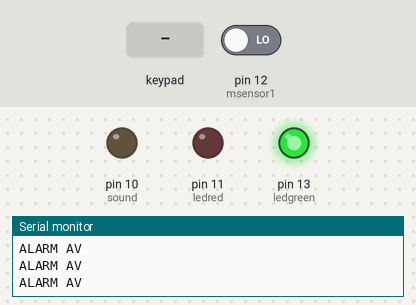
A sketch run on a simulated Arduino Uno, built with avr-gcc and run on an emulated ATmega328P. Shown: output pins drawn as LEDs (lit = HIGH), the last lines printed to the serial monitor. Dashed ring = blinking. The test bench sets the inputs (shaded band); at power-on: pin 12 (msensor1) LOW.

Above: at 1.2 s.
1.3 s: keypad keys 9 8 7 6 # pressed 0.4 s apart
At 3.6 s:
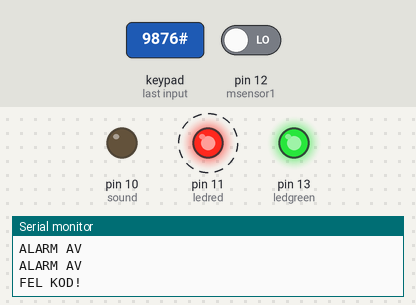
6.3 s: keypad keys 1 2 3 4 A pressed 0.4 s apart
Timing chart, 0 to 9.4 s (numbered marks = the images above; inputs shaded):
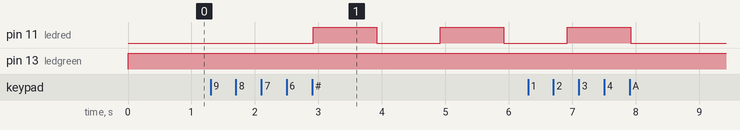

The sketch:

Larm.ino
```cpp
#include <Keypad.h>
#include <SoftwareSerial.h>

int ledgreen=13; // Grön lampa
int msensor1=12; // Rörelsesensor
int ledred=11; // Röd lampa
int sound = 10; // Siren

char password_on[] = {'1','2','3','4','A'}; //Koden för att aktivera larmet
char password_off[] = {'1','2','3','4','D'}; //Koden för att inaktivera larmet
char keypressed[5];// Hur stort fältet för pressade pins på keypaden
bool kod_on_ok = true;// Boolean för om kod är okej för att starta en funktion
bool alarm_activated = false;//Boolean som kollar vilken av de senaste koder du skrivit in

int kodsiffra = 0; //Talar om vilken plats i password-arrayerna vi befinner oss på

/* --------------- KOD FÖR ATT INITIERA KEYPAD ----------------------*/

const byte ROWS = 4; //fyra rader
const byte COLS = 4; //fyra kolumner
//Definerar keypads värden på knapparna i en två dimensionellt fält.
char hexaKeys[ROWS][COLS] = {
  {'1','2','3','A'},
  {'4','5','6','B'},
  {'7','8','9','C'},
  {'*','0','#','D'}
};

byte rowPins[ROWS] = {9, 8, 7, 6}; // ORANGE, BLÅ, BLÅ ,BLÅ //färger på kablarna
byte colPins[COLS] = {5, 4, 3, 2}; // GRÖN, GRÖN, GRÖN, GUL // färger på kablarna
Keypad customKeypad = Keypad( makeKeymap(hexaKeys), rowPins, colPins, ROWS, COLS);
/* ____________________________________________________________*/

/* Vår sensor är aktiv */
void alarm_on()
{
Serial.println("ALARM PÅ");
if(digitalRead(msensor1)==HIGH){
    digitalWrite(ledgreen, LOW);
    digitalWrite(ledred, HIGH); // Senare ska detta vara 20 sekunder och GSM före.
    digitalWrite(sound, HIGH);
}
else
{
    digitalWrite(ledred, LOW);
    digitalWrite(sound, LOW);
  }
}

/* Vår sensor är inaktiv */
void alarm_off()
{
Serial.println("ALARM AV");
digitalWrite(ledgreen, HIGH);
digitalWrite(ledred, LOW);
digitalWrite(sound, LOW);
}

void setup() {

  Serial.begin(9600);
  pinMode(ledgreen,OUTPUT);
  pinMode(ledred,OUTPUT);
  pinMode(msensor1,INPUT);
  pinMode(sound,OUTPUT);
}

void loop() {

char customKey = customKeypad.getKey();

  if (customKey) //Tittar och ser vad du trycker på pin knapparna.
  {
    keypressed[kodsiffra] = customKey;//Med villkor att kodsiffran ökar så länge som du inte trycker över 5 knappar.
      kodsiffra++;
     if (kodsiffra >= 5)//Här bestämmer den max antal knappar du kan trycka.
      {

        bool kod_on_ok = true;
       //Kollar siffra för siffra och ser om den överensstämmer med vår kod för aktivering.
        for (int i = 0; i <5; i++)
        {
          if (keypressed[i] != password_on[i])
            kod_on_ok = false;
        }

        /*Om on - koden är sann så kallar han på alarm_on funktionen.*/
        if (kod_on_ok == true){
           // alarm_on();//Kallar på alarm_on funktion.
           alarm_activated = true;
        }

        bool kod_off_ok = true;
       //Kollar siffra för siffra och ser om den överensstämmer med vår kod för deaktivering
          for (int i = 0; i <5; i++)
          {
            if (keypressed[i] != password_off[i])
               kod_off_ok = false;
          }

        /*Om deaktiveringskoden är sann*/
              if (kod_off_ok == true)
             {
                //alarm_off();//Kallar på alarm_off funktionen.
                alarm_activated = false;
             }

        /*Kod för hantering utav fel inmatade pins. Om båda är falska så
        så kommer den att säga det är fel och även blinka rött att du tryckt in fel kod
        för att enkelt se det.*/
        kodsiffra = 0;
          if ((kod_on_ok == false) && (kod_off_ok == false))
          {
             Serial.println("FEL KOD!");
             digitalWrite(ledred , HIGH);
             delay(1000);
             digitalWrite(ledred , LOW);
             delay(1000);
             digitalWrite(ledred , HIGH);
             delay(1000);
             digitalWrite(ledred , LOW);
             delay(1000);
             digitalWrite(ledred , HIGH);
             delay(1000);
             digitalWrite(ledred , LOW);
        }
     }
  }
     if(alarm_activated==true)//Om den är true så sparas allt innan i loopen och ser ifall den var sann senast så kallar den på alarm_on() funktionen
    {
    alarm_on();
  }
    else
       {
        alarm_off();//Annars kallar han i loopen alarm_off funktionen här.
  }
}
```

Measured:
- after the input at 1.3 s, pin 11 (ledred): alternates HIGH for 1.0 s and LOW for 1.0 s, starting after 1.6 s
